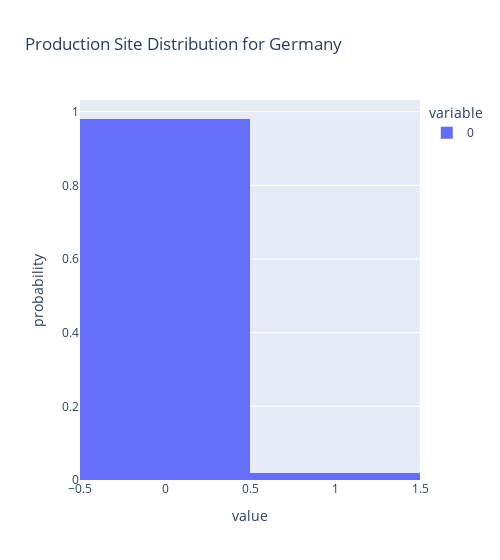

The notebook cell this image was saved under:
### Code cell
# plot optimal production sites (no distinction between low and high capacity)
site = loc[1]
px.histogram(optimal_prodsites_dict[site],
             histnorm = 'probability',
             range_x = [-.5,1.5],
             width = 500,
             title="Production Site Distribution for " + site)

### Figure 1 — Plotly figure (JSON) as saved in the notebook; plotly's stock layout.template omitted (floating-point values rounded to 4 significant figures)
{"data": [{"alignmentgroup": "True", "bingroup": "x", "histnorm": "probability", "hovertemplate": "variable=0<br>value=%{x}<br>probability=%{y}<extra></extra>", "legendgroup": "0", "marker": {"color": "#636efa", "pattern": {"shape": ""}}, "name": "0", "offsetgroup": "0", "orientation": "v", "showlegend": true, "type": "histogram", "x": [0, 0, 0, 0, 0, 0, 0, 0, 0, 0, 0, 0, 0, 0, 0, 0, 0, 0, 0, 0, 0, 0, 0, 0, 0, 0, 0, 1, 0, 0, 0, 0, 0, 0, 0, 0, 0, 0, 0, 0, 0, 0, 0, 0, 0, 0, 0, 0, 0, 0, 0, 0, 0, 0, 0, 0, 0, 0, 0, 0, 0, 0, 0, 0, 0, 0, 0, 0, 0, 0, 0, 0, 0, 0, 0, 0, 0, 0, 1, 0, 0, 0, 0, 0, 0, 0, 0, 0, 0, 0, 0, 0, 0, 0, 0, 0, 0, 0, 0, 0], "xaxis": "x", "yaxis": "y"}], "layout": {"barmode": "relative", "legend": {"title": {"text": "variable"}, "tracegroupgap": 0}, "title": {"text": "Production Site Distribution for Germany"}, "width": 500, "xaxis": {"anchor": "y", "domain": [0, 1], "range": [-0.5, 1.5], "title": {"text": "value"}}, "yaxis": {"anchor": "x", "domain": [0, 1], "title": {"text": "probability"}}}}
